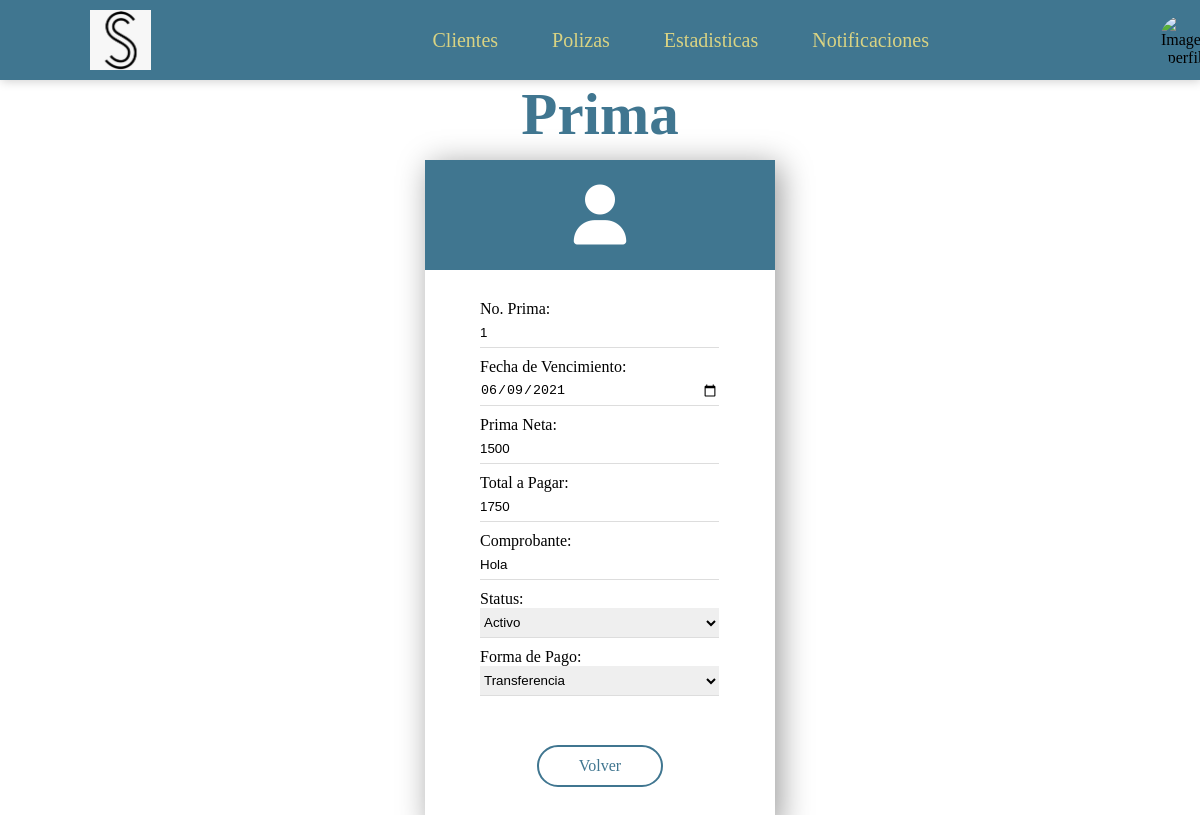
Page /clientes/polizas/primas/2 on the earlier database version.
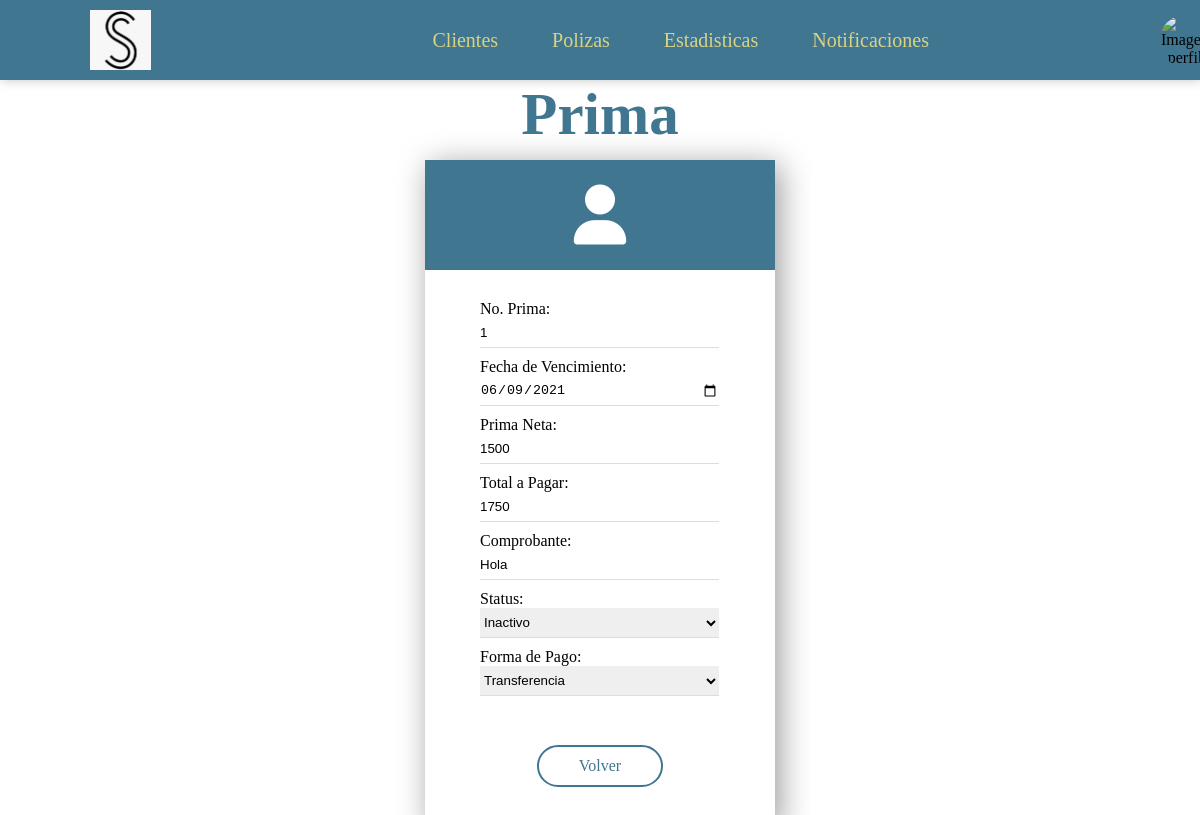
Same page on the later database version.
### Clientes/models.py (models this page shows, shortened)
class Prima (models.Model):
    no_prima = models.CharField(max_length=30)
    fecha_vencimiento = models.DateField()
    prima_neta = models.CharField(max_length=30)
    comision_agente = models.CharField(max_length=30)
    total_pagar = models.CharField(max_length=30)
    ruta_comprobante = models.CharField(max_length=30, default="Hola")
    poliza = models.ForeignKey(Poliza, on_delete=models.CASCADE)
    status = models.ForeignKey(Status, on_delete=models.CASCADE)
    tipo_pago = models.ForeignKey(TiposPago, on_delete=models.CASCADE)

### Clientes/views.py (the view)
# urls.py: path('polizas/primas/<int:id_prima>',views.detallePrima,name='detalle_prima'),
def detallePrima(request, id_prima):
    prima = Prima.objects.get(id = id_prima)
    form = PrimaForm(request.POST or None, instance=prima)
    context = {
        'form':form,
    }
    return render(request, 'vista_prima.html', context)

### Clientes/forms.py
class PrimaForm(forms.ModelForm):
    class Meta:
        model = Prima
        fields = ['no_prima', 'fecha_vencimiento','prima_neta','total_pagar','ruta_comprobante','status','tipo_pago']
        labels = {'no_prima':'No. Prima', 'fecha_vencimiento':'Fecha de Vencimiento','prima_neta':'Prima Neta','total_pagar':'Total a Pagar','ruta_comprobante':'Comprobante','status':'Status','tipo_pago':'Forma de Pago'}
        widgets = { 'no_prima' : forms.TextInput(attrs={'class' : 'box'}),
                    'fecha_vencimiento' : forms.TextInput(attrs={'class' : 'box' ,'type':'date'}),
                    'prima_neta' : forms.TextInput(attrs={'class' : 'box'}),
                    'total_pagar' : forms.TextInput(attrs={'class' : 'box'}),
                    'ruta_comprobante' : forms.TextInput(attrs={'class' : 'box'}),
                    'status' : forms.Select(attrs={'class' : 'box'} , choices=Status.objects.all()),
                    'tipo_pago' : forms.Select(attrs={'class' : 'box'} , choices=TiposPago.objects.all()),
                    }

### Clientes/models.py (called while the page is built)
    def __str__(self):
        return self.nombre

    def __str__(self):
        return self.nombre

### Clientes/templates/vista_prima.html (shortened to what this page needs)
{%extends "header.html"%}
{% block content %}
<div class="title-general">
	<h1>Prima</h1>
</div>
<section class="aling-general">
		<div class="container">
			<div class="content1">
				<i class="fas fa-user"></i>
			</div>
			<div class="content4">
				{{form}}
			</div>
			<div class="content3">
				<div class="b-g">
					<a href="{% url 'Clientes:polizas' %}">Volver</a>
				</div>
			</div>
		</div>
</section>
{% endblock %}

Differences in the rows shown:
changed Prima "Hola": status "Activo" → "Inactivo"
